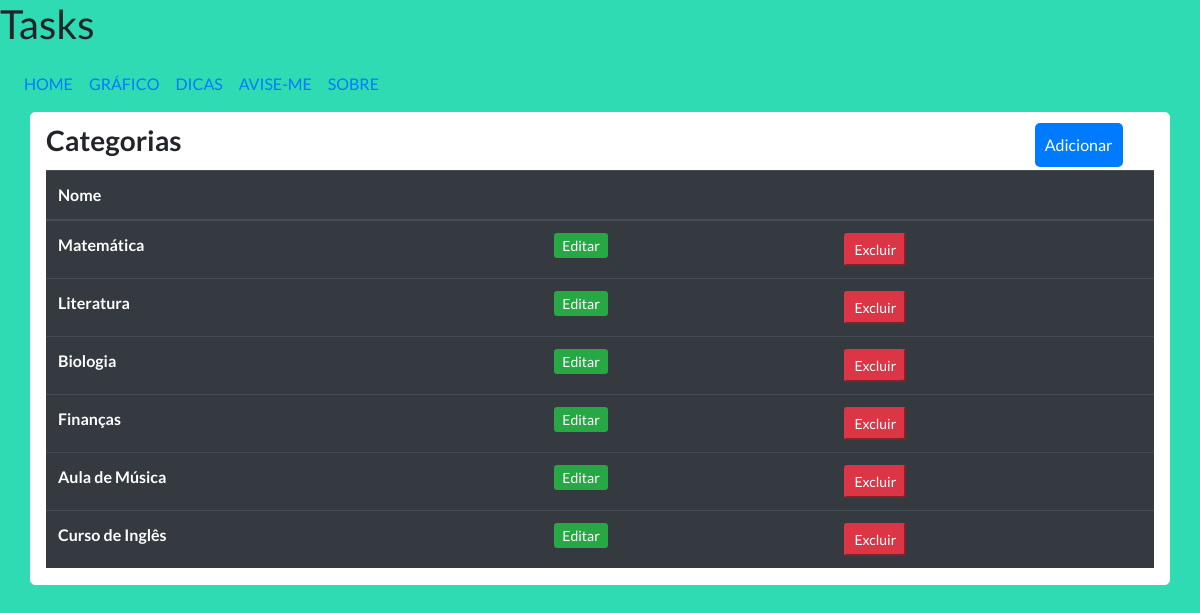
Page /task/categoria/ on the earlier database version.
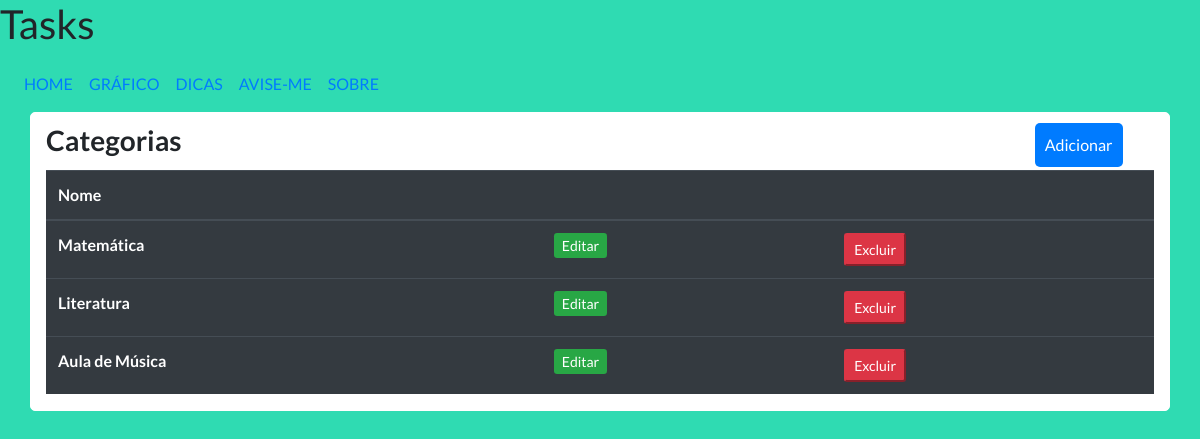
Same page on the later database version.
### taskProject/models.py (models this page shows, shortened)
class Categoria(models.Model):
    nome = models.CharField(max_length=20, null=False)

### taskProject/views.py (the view)
# urls.py: path('categoria/', views.exibir_categoria, name='exibir_categoria'),
def exibir_categoria(request):
    categorias = Categoria.objects.all()
    return render(request, 'taskProject/exibir_categoria.html',{'categorias':categorias})

### taskProject/templates/taskProject/exibir_categoria.html (shortened to what this page needs)
{% extends 'taskProject/barra_superior.html' %}
    {% block content %}
      <div>
        <h3 style = "display: inline-block"><strong>Categorias</strong></h3>
        <a style = "display: inline-block; margin-left: 850px; padding:10px; color:#fff; border-radius: 5px; margin-top:10px;margin-bottom:3px; " type = "button" class = "bg-primary" href = "{% url 'cadastro_categoria' %}" >Adicionar</a>
      </div>
      <div>
            <table class="table table-dark">
                  <thead>
                    <tr>
                      <th scope="col">Nome</th>
                      <th scope="col"></th>
                      <th scope="col"></th>
                    </tr>
                  </thead>
                  <tbody>
                  {% for categoria in categorias %}
                    <tr>
                      <th scope="row">{{categoria.nome}}</th>
                      <td><a href="{% url 'editar_categoria' categoria.id %}" class=" btn-success btn-sm">Editar</a></td>
                      <td>
                      <button type="button"  class=" btn-danger btn-sm" data-toggle="modal" data-target="#exampleModal" data-categoriaid = {{categoria.id}}>
                        Excluir
                      </button>
                      </td>
                    </tr>
                    {%endfor%}
                  </tbody>
                </table>
      </div>
        </div>
      {% endblock content  %}

Differences in the rows shown:
removed Categoria: nome "Biologia"
removed Categoria: nome "Finanças"
removed Categoria: nome "Curso de Inglês"
